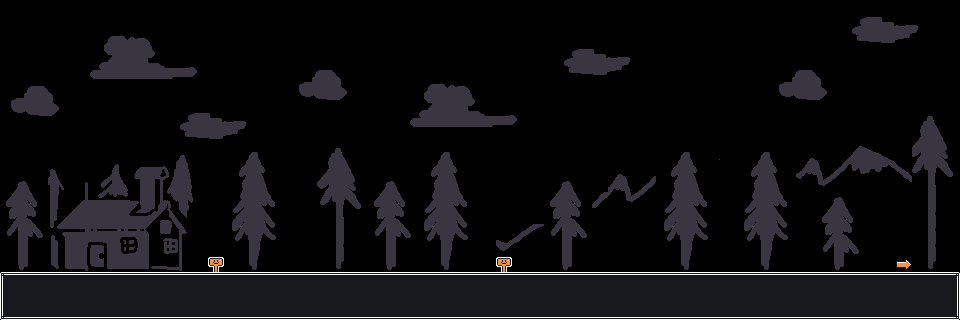

This game map was drawn from its Tiled (.tmx) file and the tilesets committed beside it. A one-line description and the trimmed map source follow:
An orthogonal 60x20 tile map with 16x16 px tiles, 2 tile layers (background, foreground), 2 tilesets and 8 objects (2x guide, ground, border_left, border_right, Player, ...).

<map version="1.10" tiledversion="1.10.1" orientation="orthogonal" renderorder="right-down" width="60" height="20" tilewidth="16" tileheight="16" infinite="0" nextlayerid="7" nextobjectid="34">
 <editorsettings>
  <export target="map-cabin.lua" format="lua" />
 </editorsettings>
 <tileset firstgid="1" name="background" tilewidth="16" tileheight="16" tilecount="512" columns="32">
  <image source="background.png" width="512" height="256" />
 </tileset>
 <tileset firstgid="513" name="spritesheet" tilewidth="16" tileheight="16" tilecount="512" columns="32">
  <image source="spritesheet.png" width="512" height="256" />
 </tileset>
 <layer id="1" name="background" width="60" height="20">
  <data>[1200 cells, 499 non-empty, 257 distinct tile ids]</data>
 </layer>
 <layer id="2" name="foreground" width="60" height="20">
  <data>[1200 cells, 183 non-empty, 11 distinct tile ids]</data>
 </layer>
 <objectgroup id="3" name="solid" opacity="0">
  <object id="2" name="ground" x="0" y="272" width="960" height="48">
   <properties>
    <property name="collidable" type="bool" value="true" />
   </properties>
  </object>
  <object id="6" name="border_left" x="0" y="0" width="16" height="272">
   <properties>
    <property name="collidable" type="bool" value="true" />
   </properties>
  </object>
  <object id="26" name="border_right" x="944" y="0" width="16" height="272">
   <properties>
    <property name="collidable" type="bool" value="true" />
   </properties>
  </object>
 </objectgroup>
 <objectgroup id="5" name="spawn point" opacity="0">
  <object id="5" name="Player" x="150" y="200" width="10" height="16" />
 </objectgroup>
 <objectgroup id="6" name="items" opacity="0">
  <object id="23" name="guide_1" type="guide" x="192" y="240" width="48" height="32">
   <properties>
    <property name="text" value="Press 'Z' to open your Shroomdex" />
   </properties>
  </object>
  <object id="24" name="guide_2" type="guide" x="480" y="240" width="48" height="32">
   <properties>
    <property name="text" value="Go collect all the mushrooms!" />
   </properties>
  </object>
  <object id="25" name="twin mushroom" type="mushroom" x="720" y="256" width="16" height="16">
   <properties>
    <property name="shroomidx" type="int" value="1" />
   </properties>
  </object>
  <object id="28" name="portal" type="portal" x="912" y="208" width="32" height="64">
   <properties>
    <property name="target" value="forest" />
   </properties>
  </object>
 </objectgroup>
</map>